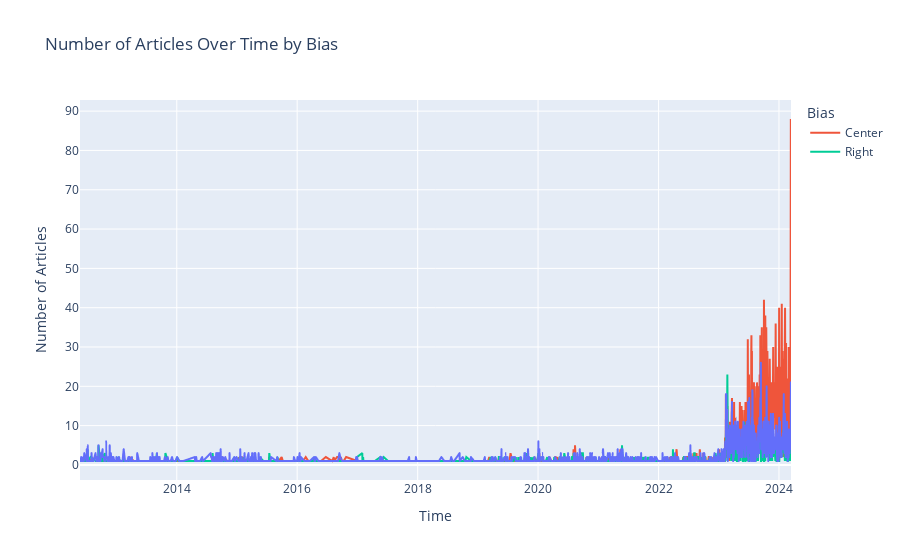

The notebook cell this image was saved under:
### Code cell
sorted_articles = df_articles_israel_hamas.sort_values(by='Bias Rating')

left_articles = sorted_articles[sorted_articles['Bias Rating'] == 'left']
center_articles = sorted_articles[sorted_articles['Bias Rating'] == 'center']
right_articles = sorted_articles[sorted_articles['Bias Rating'] == 'right']

left_agg = left_articles.groupby(left_articles['Date'].dt.date).size().reset_index(name='Article Count')
center_agg = center_articles.groupby(center_articles['Date'].dt.date).size().reset_index(name='Article Count')
right_agg = right_articles.groupby(right_articles['Date'].dt.date).size().reset_index(name='Article Count')

fig = px.line(left_agg, x='Date', y='Article Count', title='Number of Articles Over Time by Bias')
fig.add_scatter(x=center_agg['Date'], y=center_agg['Article Count'], mode='lines', name='Center')
fig.add_scatter(x=right_agg['Date'], y=right_agg['Article Count'], mode='lines', name='Right')

fig.update_xaxes(title_text='Time')
fig.update_yaxes(title_text='Number of Articles')
fig.update_layout(legend_title_text='Bias')


fig.show()

### Figure 1 — Plotly figure (JSON) as saved in the notebook; plotly's stock layout.template omitted (floating-point values rounded to 4 significant figures; data arrays with more than 128 entries replaced by an {"elided": "..."} marker saying what was removed)
{"data": [{"hovertemplate": "Date=%{x}<br>Article Count=%{y}<extra></extra>", "legendgroup": "", "line": {"color": "#636efa", "dash": "solid"}, "mode": "lines", "name": "", "showlegend": false, "type": "scattergl", "x": {"elided": "1429 str values"}, "xaxis": "x", "y": {"elided": "1429 int values"}, "yaxis": "y"}, {"mode": "lines", "name": "Center", "type": "scatter", "x": {"elided": "950 str values"}, "y": {"elided": "950 int values"}}, {"mode": "lines", "name": "Right", "type": "scatter", "x": {"elided": "1085 str values"}, "y": {"elided": "1085 int values"}}], "layout": {"legend": {"title": {"text": "Bias"}, "tracegroupgap": 0}, "title": {"text": "Number of Articles Over Time by Bias"}, "xaxis": {"anchor": "y", "domain": [0, 1], "title": {"text": "Time"}}, "yaxis": {"anchor": "x", "domain": [0, 1], "title": {"text": "Number of Articles"}}}}
